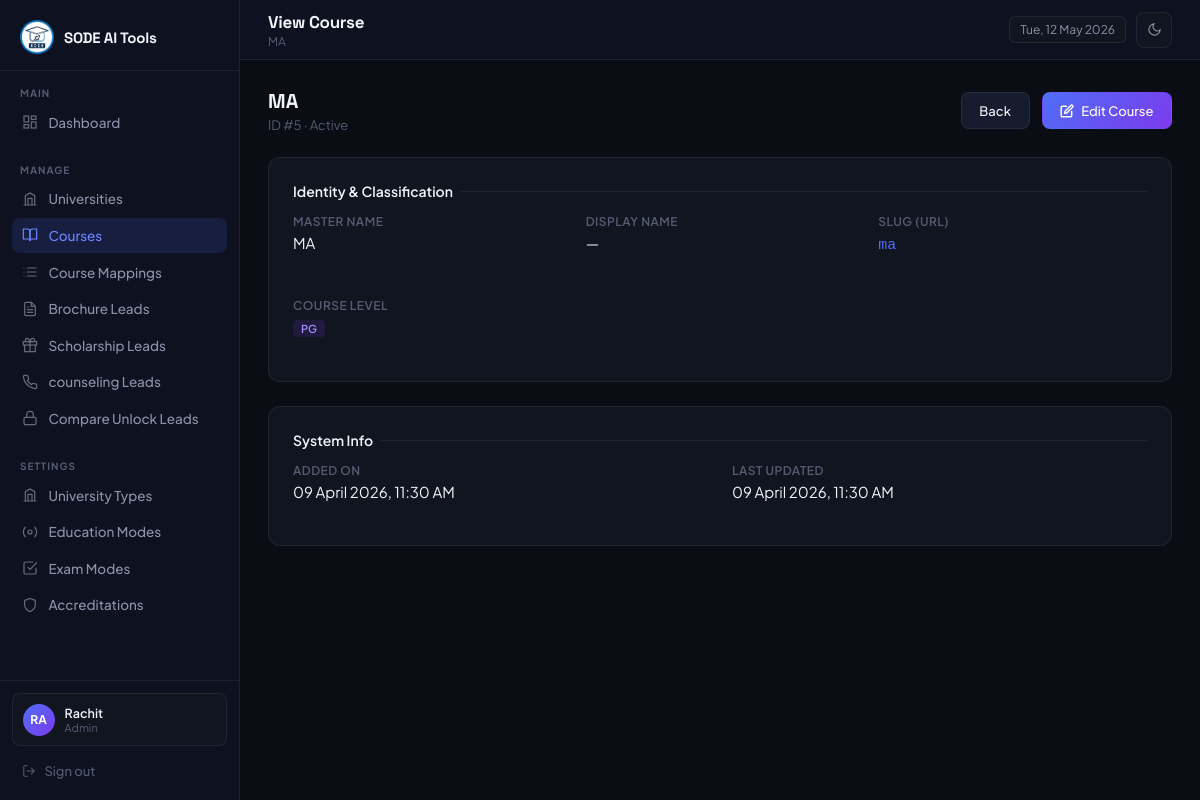
The app's page /admin/courses/view.php?id=5 (signed in) with its own data.
### tables this page shows
CREATE TABLE `courses` (
  `id` int(10) UNSIGNED NOT NULL,
  `name` varchar(255) NOT NULL,
  `display_name` varchar(255) DEFAULT NULL,
  `slug` varchar(255) DEFAULT NULL,
  `course_level` enum('UG','PG') NOT NULL,
  `is_active` tinyint(1) NOT NULL DEFAULT 1,
  `created_at` timestamp NOT NULL DEFAULT current_timestamp(),
  `updated_at` timestamp NOT NULL DEFAULT current_timestamp() ON UPDATE current_timestamp()
);

### includes/helpers.php (called while the page is built, shortened)
<?php
function get_display_name(string $name, ?string $display_name): string {
    return (!empty($display_name)) ? $display_name : $name;
}
function e(mixed $val): string {
    return htmlspecialchars((string)$val, ENT_QUOTES, 'UTF-8');
}

### admin/courses/view.php (the view, shortened to what this page needs)
<?php
require_once '../../includes/db.php';
require_once '../../includes/helpers.php';
$id = (int) ($_GET['id'] ?? 0);
$stmt = $pdo->prepare("SELECT * FROM courses WHERE id=?");
$stmt->execute([$id]);
$course = $stmt->fetch();
$page_title = 'View Course';
$page_subtitle = get_display_name($course['name'], $course['display_name']);
?>
<!DOCTYPE html>
<html lang="en">
<head>
</head>
<body>
  <?php require_once __DIR__ . '/../includes/sidebar.php'; ?>
  <main class="main">
    <?php require_once __DIR__ . '/../includes/topbar.php'; ?>
    <div class="content">
      <div class="page-header" style="flex-wrap: wrap; gap: 1rem;">
        <div>
          <h3><?= e(get_display_name($course['name'], $course['display_name'])) ?></h3>
          <p>
            ID #<?= $id ?> &middot;
            <span class="<?= $course['is_active'] ? 'text-success' : 'text-danger' ?>">
              <?= $course['is_active'] ? 'Active' : 'Inactive' ?>
            </span>
          </p>
        </div>
        <div style="display:flex;gap:.75rem; flex-wrap: wrap;">
          <a href="<?= ADMIN_URL ?>/courses/index.php" class="btn btn-secondary">Back</a>
          <a href="<?= ADMIN_URL ?>/courses/edit.php?id=<?= $id ?>" class="btn btn-primary">
            <svg width="14" height="14" viewBox="0 0 24 24" fill="none" stroke="currentColor" stroke-width="2.5" stroke-linecap="round"><path d="M11 4H4a2 2 0 0 0-2 2v14a2 2 0 0 0 2 2h14a2 2 0 0 0 2-2v-7"/><path d="M18.5 2.5a2.121 2.121 0 0 1 3 3L12 15l-4 1 1-4 9.5-9.5z"/></svg>
            Edit Course
          </a>
        </div>
      </div>
      <div class="detail-card">
        <div class="section-title">Identity &amp; Classification</div>
        <div class="detail-grid">
          <div class="detail-group">
            <div class="detail-label">Master Name</div>
            <div class="detail-value"><?= e($course['name']) ?></div>
          </div>
          <div class="detail-group">
            <div class="detail-label">Display Name</div>
            <div class="detail-value"><?= e($course['display_name'] ?: '—') ?></div>
          </div>
          <div class="detail-group">
            <div class="detail-label">Slug (URL)</div>
            <div class="detail-value"><code style="color:var(--accent);"><?= e($course['slug']) ?></code></div>
          </div>
          <div class="detail-group">
            <div class="detail-label">Course Level</div>
            <div class="detail-value">
              <?php if ($course['course_level']): ?>
                <span class="badge" style="background:rgba(<?= $course['course_level'] === 'UG' ? '79,110,247' : '124,58,237' ?>,0.15);color:<?= $course['course_level'] === 'UG' ? '#818cf8' : '#a78bfa' ?>;">
                  <?= e($course['course_level']) ?>
                </span>
              <?php else: ?>
                —
              <?php endif; ?>
            </div>
          </div>
        </div>
      </div>
      <div class="detail-card">
        <div class="section-title">System Info</div>
        <div class="detail-grid">
          <div class="detail-group">
            <div class="detail-label">Added On</div>
            <div class="detail-value"><?= date('d F Y, g:i A', strtotime($course['created_at'])) ?></div>
          </div>
          <div class="detail-group">
            <div class="detail-label">Last Updated</div>
            <div class="detail-value"><?= date('d F Y, g:i A', strtotime($course['updated_at'])) ?></div>
          </div>
        </div>
      </div>
    </div>
  </main>
</body>
</html>

### admin/includes/topbar.php (shortened to what this page needs)
<div class="topbar">
  <div class="topbar-left-wrap">
    <div class="topbar-left">
      <h2><?= htmlspecialchars($page_title) ?></h2>
      <?php if ($page_subtitle): ?>
        <p><?= htmlspecialchars($page_subtitle) ?></p>
      <?php endif; ?>
    </div>
  </div>
  <div class="topbar-right">
    <div class="badge-date"><?= date('D, d M Y') ?></div>
    <button class="btn-theme-toggle" id="themeToggle" aria-label="Toggle theme" title="Toggle light/dark mode">
      <span class="icon-dark">
        <svg width="15" height="15" viewBox="0 0 24 24" fill="none" stroke="currentColor" stroke-width="1.8" stroke-linecap="round">
          <path d="M21 12.79A9 9 0 1 1 11.21 3 7 7 0 0 0 21 12.79z"/>
        </svg>
      </span>
    </button>
  </div>
</div>

### admin/includes/layout_head.php (style rules this page uses)
*, *::before, *::after { box-sizing: border-box; margin: 0; padding: 0; }
:root { color-scheme: dark; --bg: #0a0d14; --sidebar: #0e1120; --surface: #111520; --surface-h: #161b2e; --border: rgba(255, 255, 255, 0.07); --border-h: rgba(255, 255, 255, 0.13); --accent: #4f6ef7; --accent-h: #6b85ff; --accent-g: #7c3aed; --text: #f1f3f9; --text-m: #8b92a8; --text-s: #545c72; --success: #22c55e; --warning: #f59e0b; --danger: #ef4444; --radius: 12px; --radius-sm: 8px; --sidebar-w: 240px; }
body { font-family: 'Plus Jakarta Sans', sans-serif; background: var(--bg); color: var(--text); display: flex; min-height: 100vh; font-size: 14px; transition: background 0.2s, color 0.2s; overflow-x: hidden; }
.main { margin-left: var(--sidebar-w); flex: 1; display: flex; flex-direction: column; min-height: 100vh; min-width: 0; }
.topbar { height: 60px; border-bottom: 1px solid var(--border); display: flex; align-items: center; justify-content: space-between; padding: 0 1.75rem; background: var(--sidebar); position: sticky; top: 0; z-index: 50; }
.topbar-left-wrap { display: flex; align-items: center; gap: 12px; }
.topbar-left h2 { font-family: 'Space Grotesk', sans-serif; font-size: 17px; font-weight: 700; letter-spacing: -0.3px; }
.topbar-left p { font-size: 12px; color: var(--text-s); margin-top: 1px; }
.topbar-right { display: flex; align-items: center; gap: 10px; }
.badge-date { background: var(--surface); border: 1px solid var(--border); border-radius: 6px; padding: 5px 10px; font-size: 12px; color: var(--text-m); }
.btn-theme-toggle { display: flex; align-items: center; justify-content: center; width: 36px; height: 36px; background: var(--surface); border: 1px solid var(--border); border-radius: var(--radius-sm); cursor: pointer; color: var(--text-m); transition: background 0.15s, color 0.15s, border-color 0.15s; flex-shrink: 0; }
body .icon-dark { display: flex; }
.content { padding: 1.75rem; flex: 1; min-width: 0; max-width: 100%; overflow-x: hidden; }
.section-title { font-size: 14px; font-weight: 600; color: var(--text); margin-bottom: 0.875rem; display: flex; align-items: center; gap: 8px; }
.section-title::after { content: ''; flex: 1; height: 1px; background: var(--border); }
.badge { display: inline-block; padding: 2px 8px; border-radius: 4px; font-size: 11px; font-weight: 600; }
.btn { display: inline-flex; align-items: center; gap: 7px; padding: 0.6rem 1.1rem; border-radius: var(--radius-sm); font-size: 13px; font-weight: 500; font-family: inherit; cursor: pointer; transition: opacity 0.2s, transform 0.15s, background 0.15s; text-decoration: none; border: 1px solid transparent; }
.btn-primary { background: linear-gradient(135deg, var(--accent) 0%, var(--accent-g) 100%); color: #fff; border-color: transparent; }
.btn-secondary { background: var(--surface-h); color: var(--text); border-color: var(--border); }
.page-header { display: flex; align-items: center; justify-content: space-between; margin-bottom: 1.5rem; }
.page-header h3 { font-family: 'Space Grotesk', sans-serif; font-size: 20px; font-weight: 700; }
.page-header p { font-size: 13px; color: var(--text-s); margin-top: 3px; }

### admin/courses/view.php (style rules this page uses)
.detail-grid { display: grid; grid-template-columns: repeat(auto-fit, minmax(240px, 1fr)); gap: 1.5rem; }
.detail-group { margin-bottom: 1.25rem; }
.detail-label { font-size: 12px; font-weight: 600; color: var(--text-s); text-transform: uppercase; letter-spacing: 0.5px; margin-bottom: 4px; }
.detail-value { font-size: 15px; color: var(--text); }
.detail-card { background: var(--surface); border: 1px solid var(--border); border-radius: var(--radius); padding: 1.5rem; margin-bottom: 1.5rem; }

### records on screen
courses: name "MA", display_name "—", slug "ma", course_level "PG", created_at "09 April 2026, 11:30 AM", updated_at "09 April 2026, 11:30 AM"

### other values on screen
substr($_SESSION['admin_name'], 0, 2) "RA"
$_SESSION['admin_name'] "Rachit"
$_SESSION['admin_role'] "Admin"
$page_title "View Course"
$id "5"
